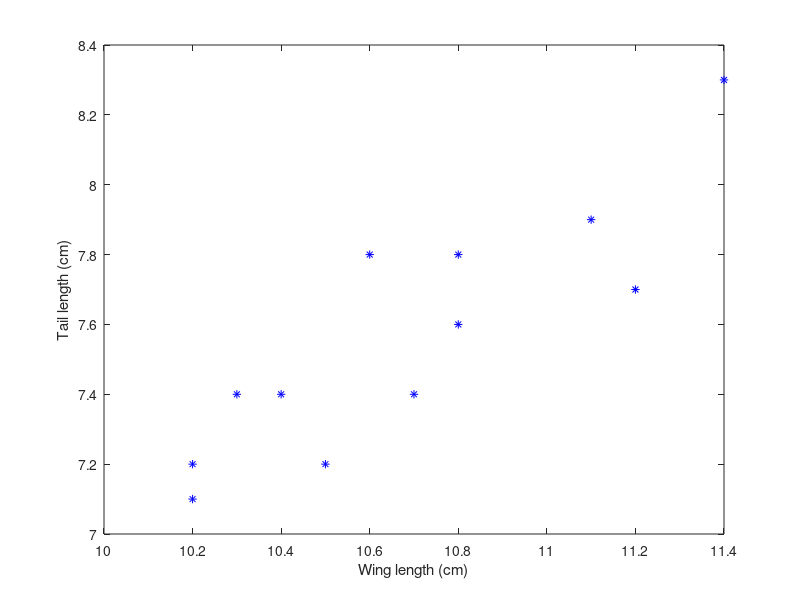

This chart was generated by the following MATLAB code:
%% Exercise 1: playing with correlation

wing_len = [10.4, 10.8, 11.1, 10.2, 10.3, 10.2, 10.7, 10.5, 10.8, 11.2, 10.6, 11.4];
tail_len = [7.4, 7.6, 7.9, 7.2, 7.4, 7.1, 7.4, 7.2, 7.8, 7.7, 7.8, 8.3];

figure;
plot(wing_len, tail_len, 'b*');
xlabel('Wing length (cm)');
ylabel('Tail length (cm)');

%% 1. Yes, they look positively correlated.
%% 2. Calculating Pearson's r (r_X,Y = r_Y,X since they're symmetric):

x_center = wing_len - mean(wing_len);
y_center = tail_len - mean(tail_len);

x_ssq = sum(x_center .^ 2);
y_ssq = sum(y_center .^ 2);

my_r = sum(x_center .* y_center) / sqrt(x_ssq * y_ssq);

matlab_rs = corrcoef(wing_len, tail_len);
assert(matlab_rs(1, 2) == matlab_rs(2, 1));
matlab_r = matlab_rs(1, 2);

fprintf('Using the equations, my r is %.2f; corrcoef returned %.2f.\n', my_r, matlab_r);
if my_r == matlab_r
    disp('They match!')
else
    disp('They don''t match.');
end

% They match.
%% 3. Standard error and CI

n = length(wing_len);
se = sqrt((1 - my_r^2) / (n - 2));

fprintf('The standard error of r is %.2f.\n', se);

z = 0.5 * log((1 + my_r) / (1 - my_r));
sz = sqrt(1 / (n-3));
alpha = 0.05;
z_ci = z + norminv([alpha/2, 1-(alpha/2)], 0, 1) * sz;
r_ci = (exp(2*z_ci) - 1) ./ (exp(2*z_ci) + 1);

fprintf('The 95%% confidence interval is [%.2f, %.2f].\n', r_ci(1), r_ci(2));

%% 4. Hypothesis testing

t = my_r / se;

% 2-tailed t-test: see whether r is significantly greater or less than 0.
p = 2 * (1 - tcdf(t, n-2));

disp(['The p-value is ', num2str(p), '.']);
if p < alpha
    disp('This is considered significant.');
else
    disp('This is not considered significant.');
end

%% 5. t-test with H_0: r = 0.75

r_h = 0.75;

z_m = z;
z_h = 0.5 * log((1 + r_h) / (1 - r_h));
Z = (z_m - z_h) / sqrt(1/(n - 3));
% use z-test to get p-value (?)
p = 2 * (1 - normcdf(Z));

disp(['The p-value for comparison with r=0.75 is ', num2str(p), '.']);
if p < alpha
    disp('This is considered significant.');
else
    disp('This is not considered significant.');
end

%% 6. Statistical power and sample size

r1 = 0.5;

% normalize by sem (first assuming current sample size)
se_r1 = sqrt((1 - r1^2) / (n - 2));
t1 = r1 / se_r1;

% p=0.05 critical value
t_crit = tinv(1 - alpha/2, n-2);

% calculate power - prob. of rejecting H0 = mass in H1 above t_crit
power = 100 * (1 - tcdf(t_crit - t1, n-2));

fprintf('With a sample size of %d, the power for detecting r >= 0.5 with a 2-tailed test is %.1f%%.\n', ...
    n, power);

% now find sample size needed for 99% power
n_99 = sampsizepwr('t', [0, se_r1 * sqrt(n)], r1, 0.99);

% check:
t2 = r1 / sqrt((1 - r1^2) / (n_99 - 2));
t_crit2 = tinv(1 - alpha/2, n_99-2);
power2 = 100 * (1 - tcdf(t_crit2 - t2, n_99-1));
assert(abs(power2 - 99) <= 1);

fprintf('A sample size of at least %d would provide a power of 99%%.\n', n_99);